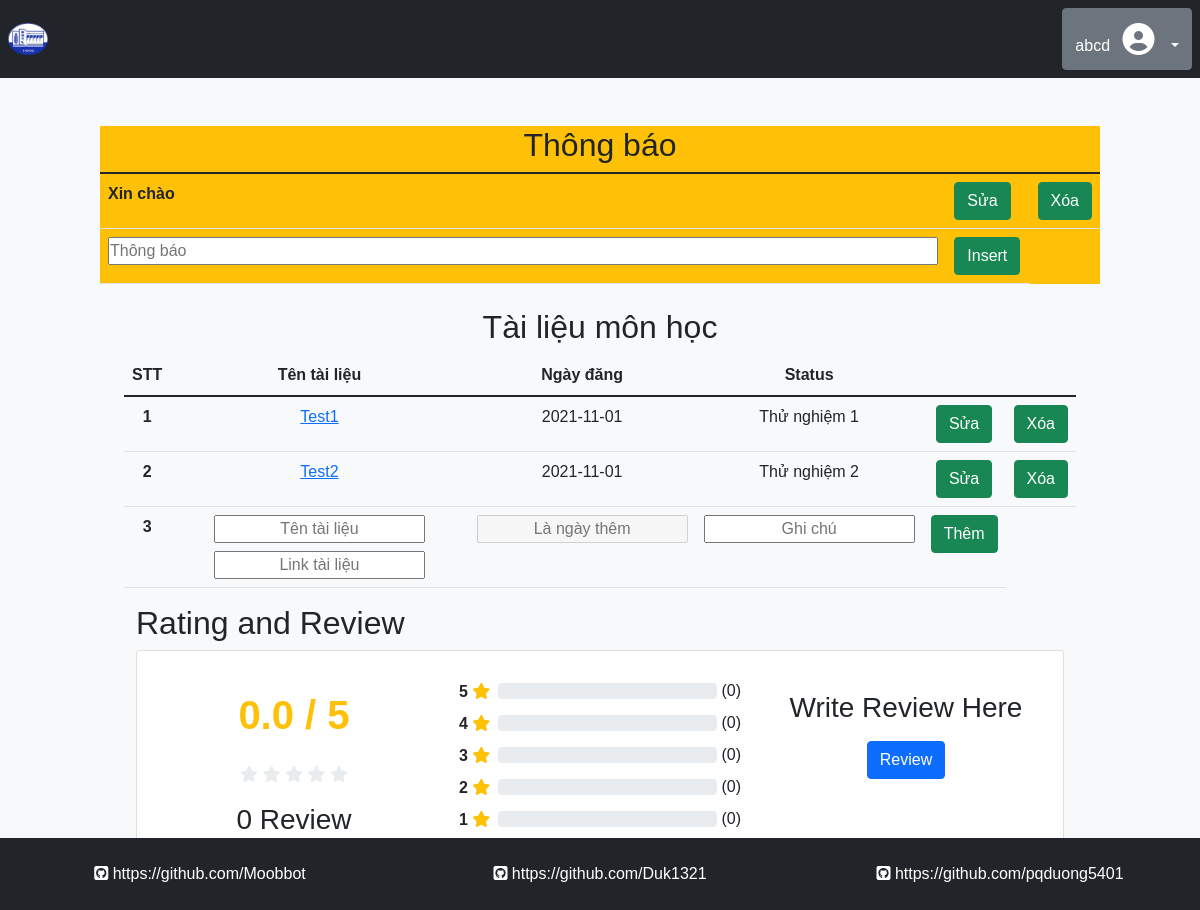
Page /teacher/detail.php?id=1 (signed in) on the committed database.
### tables this page shows
CREATE TABLE `db_note` (
  `note_id` int(10) UNSIGNED NOT NULL,
  `note_mes` varchar(5000) DEFAULT NULL,
  `teach_learn_id` int(10) UNSIGNED NOT NULL,
  `node_date` date NOT NULL DEFAULT current_timestamp()
);

CREATE TABLE `db_doc` (
  `doc_ID` int(10) UNSIGNED NOT NULL,
  `doc_name` varchar(100) NOT NULL,
  `doc_link` varchar(100) NOT NULL,
  `date_sub` date NOT NULL DEFAULT current_timestamp(),
  `status` varchar(10000) DEFAULT NULL,
  `teach_learn_id` int(10) UNSIGNED NOT NULL
);

### teacher/detail.php (the view, shortened to what this page needs)
<?php include '../reuse/header.php' ?>
<?php
$id = $_GET['id'];
?>
<div class="container-fluid bg-light h-100 p-0 m-0">
    <?php
    include '../reuse/header_body.php';
    ?>
    <?php
    if (empty($_SESSION['current_user'])) {
        header("Location:../index.php");
    ?>
    <?php
    } else {
    ?>
    <div class="row d-flex justify-content-center mt-sm-5 p-0 m-0">
        <div class="col-lg-10 col-12">
            <div class="row bg-warning">
                <table class="table mb-0">
                    <thead>
                        <h2 class="text-center">Thông báo</h2>
                    </thead>
                    <tbody>
                        <form method="POST" id="process_note">
                            <?php
                                $sql = "SELECT `note_id`, `note_mes` FROM db_note WHERE teach_learn_id = '$id'";
                                $result = mysqli_query($conn, $sql);
                                if ($result->num_rows > 0) {
                                    while ($row = $result->fetch_assoc()) {
                                        echo '<tr>';
                                        echo '<th>';
                                        echo $row['note_mes'];
                                        echo '</th>';
                                ?>
                            <th class="col-md-1">
                                <button class="btn btn-success mb-md-0 mb-2" id="process_edit_note">Sửa</button>
                            </th class="col-md-1">
                            <th>
                                <button class="btn btn-success mb-md-0 mb-2" id="process_delete_note">Xóa</button>
                            </th>
                            <?php
                                    }
                                    echo '</tr>';
                                }
                                ?>
                            <tr>
                                <th class="col-11">
                                    <input type="text" id="note_mes" class="w-100" placeholder="Thông báo">
                                </th>
                                <th class="col-1">
                                    <input type="button" name="process_add_note" id="process_add_note" value="Insert"
                                        class="btn btn-success"></input>
                                </th>
                            </tr>
                        </form>
                    </tbody>
                </table>
            </div>
            <div class="row px-0 mx-0 mt-4">
                <div class="col-12">
                    <h2 class=" text-center">Tài liệu môn học</h2>
                    <table class="table text-center">
                        <thead>
                            <tr>
                                <th class="col">
                                    STT
                                </th>
                                <th class="col">
                                    Tên tài liệu
                                </th>
                                <th class="col">
                                    Ngày đăng
                                </th>
                                <th class="col">
                                    Status
                                </th>
                                <th class="col"></th>
                                <th class="col"></th>
                            </tr>
                        </thead>
                        <tbody>
                            <?php
                                $id = $_GET['id'];
                                $sql = "SELECT `doc_ID`, `doc_name`, `doc_link`, `date_sub`, `status` FROM `db_doc` WHERE teach_learn_id = '$id'";
                                $result = mysqli_query($conn, $sql);
                                $STT = 0;
                                if ($result->num_rows > 0) {
                                    while ($row = $result->fetch_assoc()) {
                                        $STT += 1;
                                        echo '<tr>';
                                        echo '<th scope="row">' . $STT . '</th>';
                                        echo '<td>' . '<a href="' . $row['doc_link'] . '">' . $row['doc_name'] . '</a>' . '</td>';
                                        echo '<td>' . $row['date_sub'] . '</td>';
                                        echo '<td>' . $row['status'] . '</td>';
                                        echo '<td>' . '<a href="' . '" class="btn btn-success">Sửa</a>' . '</td>';
                                        echo '<td>' . '<a href="' . '" class="btn btn-success">Xóa</a>' . '</td>';
                                        echo '</tr>';
                                    }
                                }
                                ?>
                            <tr>
                                <th>
                                    <?= $STT += 1 ?>
                                </th>
                                <td>
                                    <input type="text" id="" placeholder="Tên tài liệu" class="text-center mb-2">
                                    <input type="text" id="" placeholder="Link tài liệu" class="text-center">
                                </td>
                                <td>
                                    <input type="text" id="" placeholder="Là ngày thêm" disabled class="text-center">
                                </td>
                                <td>
                                    <input type="text" id="" placeholder="Ghi chú" class="text-center">
                                </td>
                                <th>
                                    <a href="" class="btn btn-success">Thêm</a>
                                </th>
                            </tr>
                        </tbody>
                    </table>
                </div>
            </div>
            <div class="container">
            <h2>Rating and Review</h2>
    	<div class="card">
    		<div class="card-body">
    			<div class="row">
    				<div class="col-sm-4 text-center">
    					<h1 class="text-warning mt-4 mb-4">
    						<b><span id="average_rating">0.0</span> / 5</b>
    					</h1>
    					<div class="mb-3">
    						<i class="fas fa-star star-light mr-1 main_star"></i>
                            <i class="fas fa-star star-light mr-1 main_star"></i>
                            <i class="fas fa-star star-light mr-1 main_star"></i>
                            <i class="fas fa-star star-light mr-1 main_star"></i>
                            <i class="fas fa-star star-light mr-1 main_star"></i>
	    				</div>
    					<h3><span id="total_review">0</span> Review</h3>
    				</div>
    				<div class="col-sm-4">
    					<p>
                            <div class="progress-label-left"><b>5</b> <i class="fas fa-star text-warning"></i></div>
                            <div class="progress-label-right">(<span id="total_five_star_review">0</span>)</div>
                            <div class="progress">
                            </div>
                        </p>
    					<p>
                            <div class="progress-label-left"><b>4</b> <i class="fas fa-star text-warning"></i></div>
                            <div class="progress-label-right">(<span id="total_four_star_review">0</span>)</div>
                            <div class="progress">
                            </div>
                        </p>
    					<p>
                            <div class="progress-label-left"><b>3</b> <i class="fas fa-star text-warning"></i></div>
                            <div class="progress-label-right">(<span id="total_three_star_review">0</span>)</div>
                            <div class="progress">
                            </div>
                        </p>
    					<p>
                            <div class="progress-label-left"><b>2</b> <i class="fas fa-star text-warning"></i></div>
                            <div class="progress-label-right">(<span id="total_two_star_review">0</span>)</div>
                            <div class="progress">
                            </div>
                        </p>
    					<p>
                            <div class="progress-label-left"><b>1</b> <i class="fas fa-star text-warning"></i></div>
                            <div class="progress-label-right">(<span id="total_one_star_review">0</span>)</div>
                            <div class="progress">
                            </div>
                        </p>
    				</div>
    				<div class="col-sm-4 text-center">
    					<h3 class="mt-4 mb-3">Write Review Here</h3>
    					<button type="button" name="add_review" id="add_review" class="btn btn-primary">Review</button>
    				</div>
    			</div>
    		</div>
    	</div>
    </div>
        </div>
    </div>
    <?php include '../reuse/footer_body.php' ?>
</div>
<?php } ?>
<?php include '../reuse/footer.php' ?>

### assets/style.css (style rules this page uses)
*, html { margin: 0; padding: 0; list-style-type: none; font-family: Arial, Helvetica, sans-serif; }

### teacher/detail.php (style rules this page uses)
.progress-label-left { float: left; margin-right: 0.5em; line-height: 1em; }
.progress-label-right { float: right; margin-left: 0.3em; line-height: 1em; }
.star-light { color:#e9ecef; }

### rows in the picture
db_note: note_mes "Xin chào"
db_doc: doc_name "Test1", date_sub "2021-11-01", status "Thử nghiệm 1"
db_doc: doc_name "Test2", date_sub "2021-11-01", status "Thử nghiệm 2"

### other values in the picture
$currentUser['User_FullName'] "abcd"
$STT += 1 "3"
